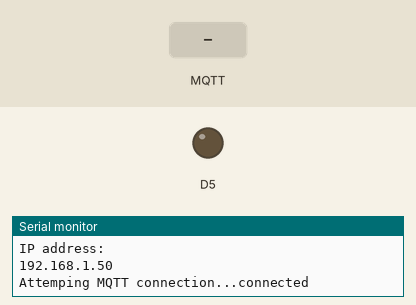
This sketch was run on a simulated ESP8266 (NodeMCU). On the bench: output pins drawn as LEDs (lit = HIGH), the last lines printed to the serial monitor. The inputs (shaded band) are chosen by the test bench. WiFi joins after 1.5 s; servers stay silent unless stated; random numbers use the default seed unless the sketch sets one; no MQTT or app messages arrive unless stated.

Above: at 2.7 s.
2.8 s: MQTT message "on" arrives on the first subscribed topic
At 3.6 s:
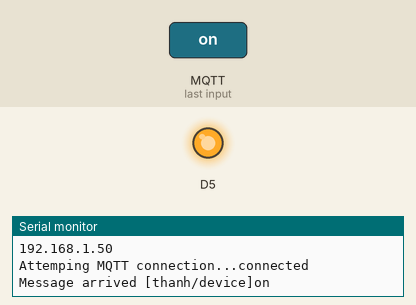
4.3 s: MQTT message "o" arrives on the first subscribed topic
5.8 s: MQTT message "n" arrives on the first subscribed topic
Timing chart, 0 to 8.8 s (numbered marks = the images above; inputs shaded):
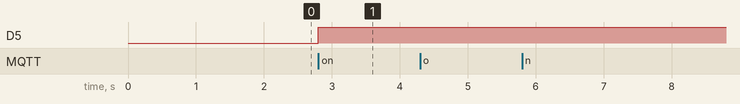

The sketch:

smart_home.ino
```cpp
// declare 2 library
#include <ESP8266WiFi.h>
#include <PubSubClient.h>
#include <DHT.h>

//json pattern for publishing
char part1[] = "{\"temperature\":\"";
char part2[] = "\",\"humidity\":\"";
char part3[] = "\"}";
char bufferTemp[10];
char bufferHumi[10];
char publishMessage[50];

// define wifi and broker
const char* ssid = "name_network_wifi"; // name
const char* password = "pw_ưetword_wifi"; // pw
const char* mqtt_server = "localhost";
const int port = 1883;


// set foot for sensor
#define DHTPIN D4 // D4,3V3,GND
#define DHTTYPE DHT11
DHT dht(DHTPIN, DHTTYPE);
unsigned long readTime;


//
WiFiClient espClient;
PubSubClient client(espClient);

// setup for wifi
void setup_wifi(){
  delay(10);
  Serial.println();
  Serial.println("Connecting to ");
  Serial.println(ssid);

  WiFi.mode(WIFI_STA);
  WiFi.begin(ssid, password);

  while (WiFi.status() != WL_CONNECTED ) {
    delay(500);
    Serial.println(".");
  }

  randomSeed(micros());

  Serial.println("");
  Serial.println("WiFi connected");
  Serial.println("IP address: ");
  Serial.println(WiFi.localIP());
}

void callback(char* topic, byte* payload, unsigned int length){
  Serial.print("Message arrived [");
  Serial.print(topic);
  Serial.print("]");
  for (int i = 0; i < length; i++) {
    Serial.print((char)payload[i]); // show data receive
  }
  // kiểm tra nếu dữ liệu nhận được từ topic ESP8266/LED_GPIO2/status là chuỗi "on"
  // sẽ bậtled GPIO2, nếu là chuỗi "off" sẽ tắt led GPIO2
  if ((char)payload[0] == 'o' && (char)payload[1] == 'n') //on
    digitalWrite(D5, HIGH);
  else if ((char)payload[0] == 'o' && (char)payload[1] == 'f' && (char)payload[2] == 'f') //off
    digitalWrite(D5, LOW);
  Serial.println();
}

void reconnect(){
  while(!client.connected()){
    Serial.print("Attemping MQTT connection...");
    //create random id
    String clientId = "ESP8266Client-";
    clientId += String(random(0xffff),HEX);
    // Attempt to connect
    if(client.connect(clientId.c_str())) {
      Serial.println("connected");
      // pub, sub content to Json

    client.subscribe("thanh/device");


    } else {
      Serial.print("failed, rc=");
      Serial.print(client.state()); // check again for status()
      Serial.println(" try again in 5 seconds");
      // Wait 5s
      delay(5000);

    }

  }
}

void setup() {
  pinMode(D5, OUTPUT);
  //client.setClient(espClient);
  Serial.begin(115200);
  setup_wifi(); // set wifi
  dht.begin();
  client.setServer(mqtt_server,port);
  client.setCallback(callback);
  readTime = 0;
}

void loop(){


  if (!client.connected()) {
    reconnect();
  }

  client.loop();

   if(millis() > readTime+60000){
    sensorRead();
  }


}

void sensorRead(){
  memset(publishMessage, 0, 50);
  memset(bufferTemp, 0, 10);
  memset(bufferHumi, 0, 1);

  readTime = millis();
  // Read temperature as Celsius (the default)

   float h = dht.readHumidity();
   float t = dht.readTemperature();
    //float h = 1;
    //float t = 100;

  // Check if any reads failed and exit early (to try again).
  if (isnan(h) || isnan(t)) {
    Serial.println("Failed to read from DHT sensor!");
    return;
  }


  dtostrf(t,0, 2, bufferTemp);
  dtostrf(h,0, 2, bufferHumi);


  strcat(publishMessage, part1);
  strcat(publishMessage, bufferTemp);
  strcat(publishMessage, part2);
  strcat(publishMessage, bufferHumi);
  strcat(publishMessage, part3);
  client.publish("thanh/sensor", publishMessage);

  Serial.println(publishMessage);


}
```

Measured:
- after the input at 2.8 s, D5: LOW → HIGH at once
